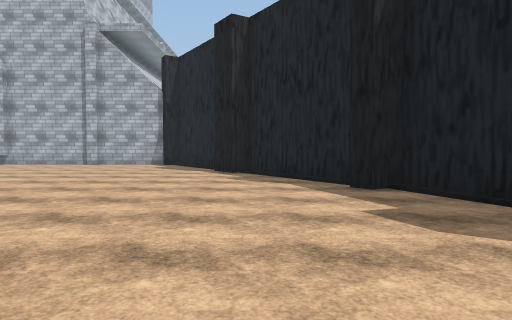
View 1 (above)

24 first-person views from a walk through a Unity game level. The camera is 1.4 m above the floor, tilts 2° down and sees 70° across. The floor is counted in squares, 2 m on a side. Each view is taken from the middle of a square. On the plan, view 1 faces up. The plan holds only what a view shows up to about 11 squares ahead; the rest is blank. The place goes on beyond the plan. The player is left out. Some surface patterns are stand-ins.

View 2
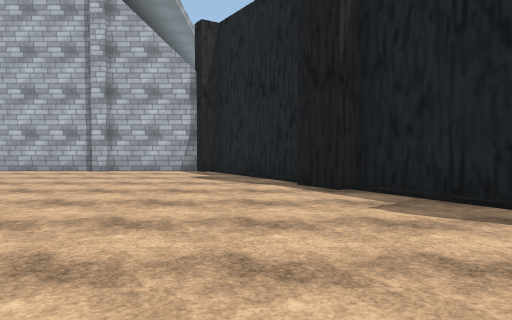

View 3
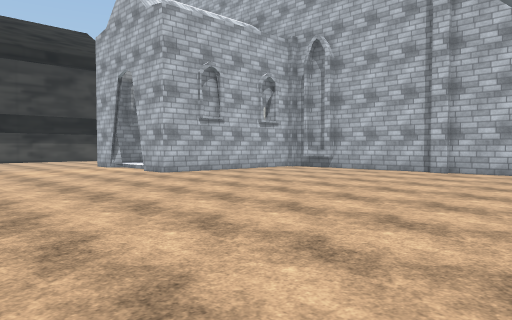

View 4
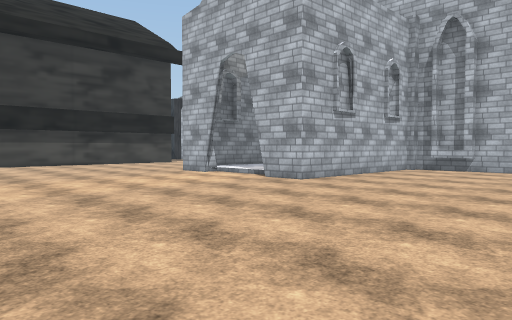

View 5
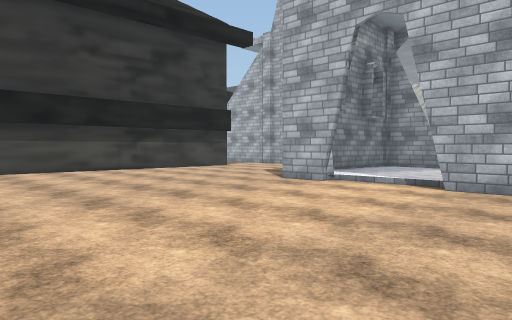

View 6
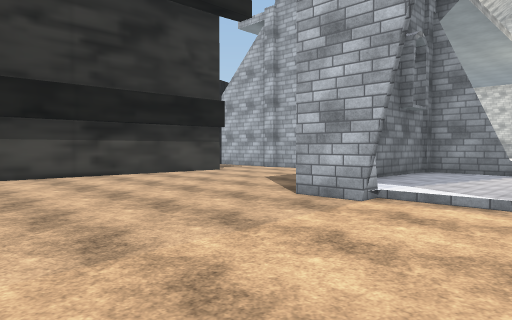

View 7
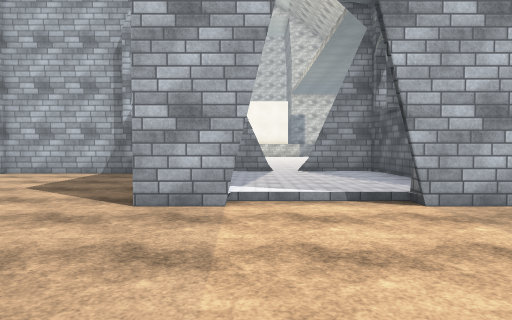

View 8
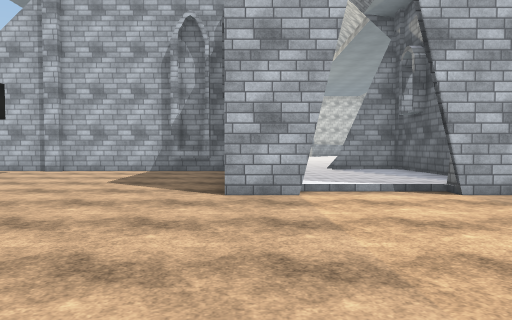

View 9
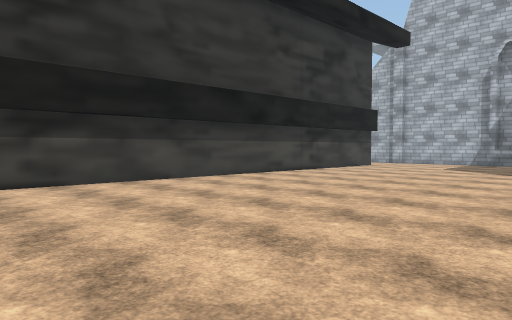

View 10
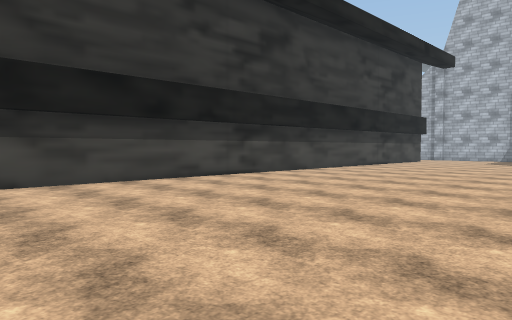

View 11
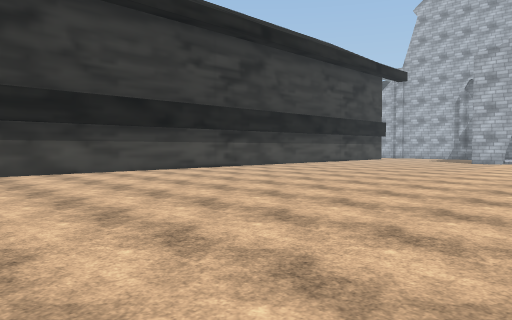

View 12
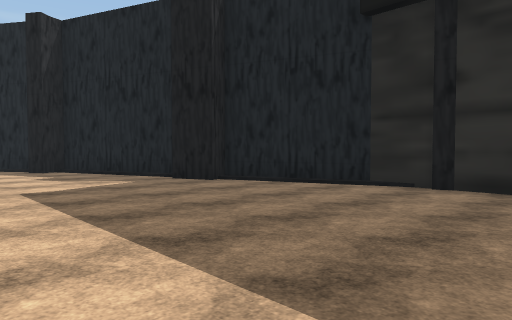

View 13
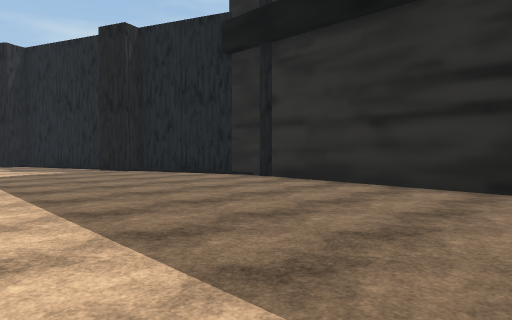

View 14
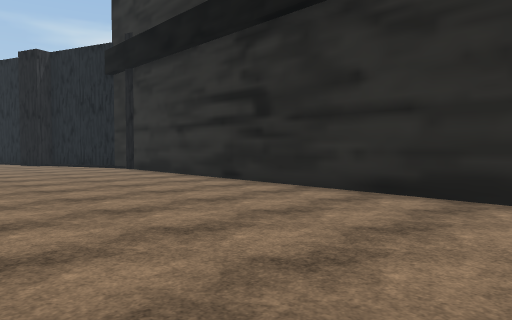

View 15
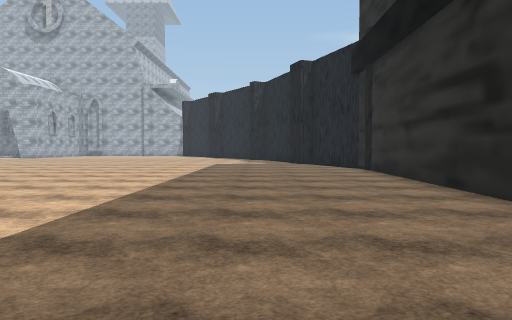

View 16
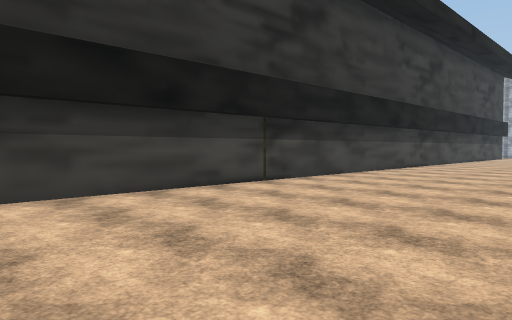

View 17
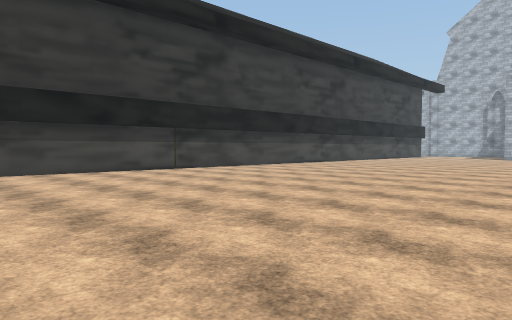

View 18
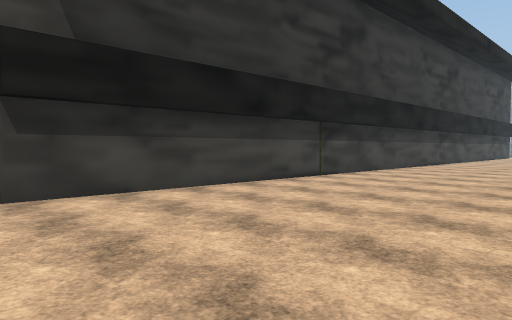

View 19
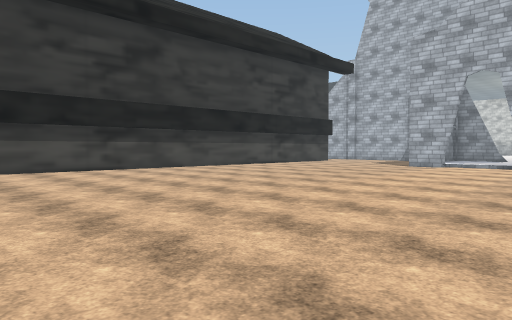

View 20
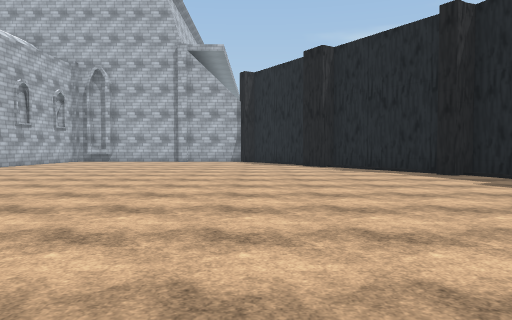

View 21
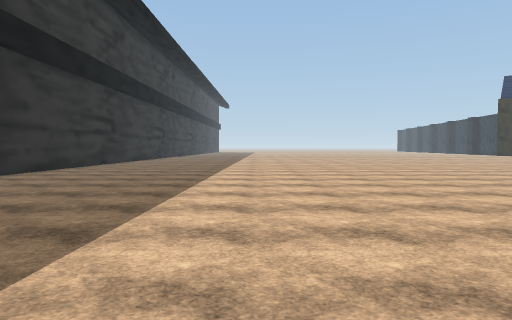

View 22
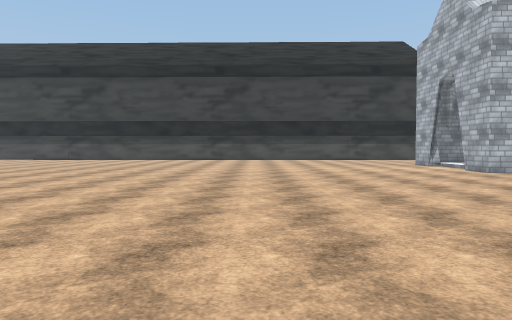

View 23
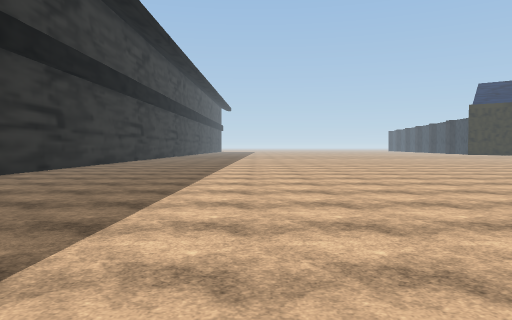

View 24
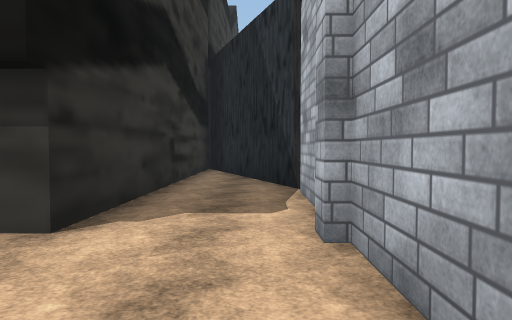

### Floor plan
Points are (right, up) in squares from view 1. A wall is a line through its corners. A room is listed if a view was taken in it or the views show most of it. See-through windows are left out.
Room 1 (views 1, 2, 3, 4, 5, 6, 7, 8, 9, 10, 11, 12, 13, 14, 15, 16, 17, 18, 19, 20, 21, 22, 23, 24)
walls: (-15.1, 9.3) (-16.5, 9.3); (3.9, 2.7) (2.5, 6.3); (2.3, 6.2) (1.9, 6) (1.6, 6.4); (2, 6.9) (-0.2, 10.3) (-0.6, 10) (-1.2, 10.8); (-1.1, 11.6) (-3.1, 14.7) (-3.6, 14.3); (-11.7, 13.9) (-11.9, 9.3) (-13.2, 9.3); (-9.9, 14.5) (-11.1, 14.5); (-6.2, 14.5) (-6.8, 14.5); (-6.8, 14.7) (-10.9, 14.7); (-3.6, 14.7) (-6.4, 14.7); (5.2, -13.2) (5.5, -1.6) (4.4, 1.4) (3.9, 1.2) (3.5, 2.2); (-17.2, 14.5) (-18.5, 14.5); (-16.9, 14.7) (-21.8, 14.7); (-21.6, 14.5) (-22.1, 14.5); (-22.1, 14.7) (-24.6, 14.7); (-25.1, 14.7) (-29.5, 13); (-29.6, 12.5) (-21.9, 12.3) (-22.4, -14.1)
ways out: opening at (-14.5, 9.5) to room 2
Room 2 (no view inside)
walls: (-11.9, 11.7) (-11.8, 14.7) (-13.6, 14.7); (-14.6, 14.7) (-16.5, 14.7) (-16.4, 11.2); (-13, 9.2) (-13, 9.8)
ways out: opening at (-14.5, 9.5) to room 1; opening at (-14, 15)

Where each view was taken, in squares from view 1:
view 1: 0 up, 0 right, facing up
view 2: 4 up, 2 left, facing up
view 3: 4 up, 3 left, facing up-left
view 4: 3 up, 7 left, facing up-left
view 5: 3 up, 11 left, facing up-left
view 6: 5 up, 13 left, facing up-left
view 7: 5 up, 15 left, facing up
view 8: 4 up, 16 left, facing up
view 9: 1 down, 15 left, facing up-left
view 10: 6 down, 15 left, facing up-left
view 11: 8 down, 12 left, facing up-left
view 12: 5 down, 1 left, facing up-right
view 13: 9 down, 1 left, facing up-right
view 14: 14 down, 0 right, facing up-right
view 15: 14 down, 2 right, facing up
view 16: 13 down, 17 left, facing up-left
view 17: 14 down, 12 left, facing up-left
view 18: 15 down, 17 left, facing up-left
view 19: 4 down, 11 left, facing up-left
view 20: 3 down, 3 left, facing up
view 21: 1 down, 1 left, facing down
view 22: 3 up, 2 left, facing left
view 23: 3 up, 1 left, facing down
view 24: 14 up, 19 left, facing left
